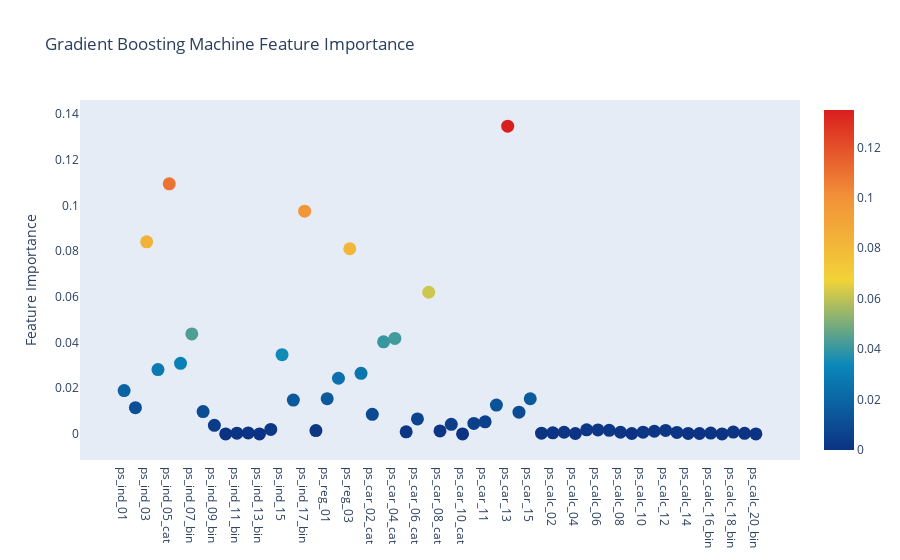

Notebook code for this chart:
### Code cell
trace = go.Scatter(
    y = gb.feature_importances_,
    x = features,
    mode = 'markers',
    marker = dict(
        sizemode = 'diameter',
        sizeref = 1,
        size = 13,
        color = gb.feature_importances_,
        colorscale = 'Portland',
        showscale = True
    ),
    text = features
)
data4 = [trace]

layout = go.Layout(
    autosize = True,
    title = 'Gradient Boosting Machine Feature Importance',
    hovermode = 'closest',
    xaxis = dict(
        ticklen = 5,
        showgrid = False,
        zeroline = False,
        showline = False
    ),
    yaxis = dict(
        title = 'Feature Importance',
        showgrid = False, 
        zeroline = False,
        ticklen = 5,
        gridwidth = 2
    ),
    showlegend = False
)
fig = go.Figure(data = data4, layout = layout)
py.iplot(fig, filename = 'scatter2010')

### Figure 1 — Plotly figure (JSON) as saved in the notebook; plotly's stock layout.template omitted (floating-point values rounded to 4 significant figures)
{"data": [{"marker": {"color": [0.01894, 0.01149, 0.08412, 0.02818, 0.1095, 0.0309, 0.04378, 0.009773, 0.003726, 0, 0.0003235, 0.0004158, 0, 0.001965, 0.03467, 0.01479, 0.09752, 0.00145, 0.01544, 0.02437, 0.08109, 0.02654, 0.008584, 0.0403, 0.0418, 0.0008965, 0.006565, 0.06202, 0.001271, 0.004174, 0, 0.004577, 0.005278, 0.01261, 0.1348, 0.009484, 0.01537, 0.000286, 0.0004461, 0.0007148, 0.0001654, 0.00176, 0.001749, 0.001539, 0.0007188, 0.0001617, 0.0007279, 0.00115, 0.0015, 0.0006197, 0.0001913, 0.000162, 0.0003524, 0, 0.0007964, 0.0002346, 0], "colorscale": [[0, "rgb(12,51,131)"], [0.25, "rgb(10,136,186)"], [0.5, "rgb(242,211,56)"], [0.75, "rgb(242,143,56)"], [1, "rgb(217,30,30)"]], "showscale": true, "size": 13, "sizemode": "diameter", "sizeref": 1}, "mode": "markers", "text": ["ps_ind_01", "ps_ind_02_cat", "ps_ind_03", "ps_ind_04_cat", "ps_ind_05_cat", "ps_ind_06_bin", "ps_ind_07_bin", "ps_ind_08_bin", "ps_ind_09_bin", "ps_ind_10_bin", "ps_ind_11_bin", "ps_ind_12_bin", "ps_ind_13_bin", "ps_ind_14", "ps_ind_15", "ps_ind_16_bin", "ps_ind_17_bin", "ps_ind_18_bin", "ps_reg_01", "ps_reg_02", "ps_reg_03", "ps_car_01_cat", "ps_car_02_cat", "ps_car_03_cat", "ps_car_04_cat", "ps_car_05_cat", "ps_car_06_cat", "ps_car_07_cat", "ps_car_08_cat", "ps_car_09_cat", "ps_car_10_cat", "ps_car_11_cat", "ps_car_11", "ps_car_12", "ps_car_13", "ps_car_14", "ps_car_15", "ps_calc_01", "ps_calc_02", "ps_calc_03", "ps_calc_04", "ps_calc_05", "ps_calc_06", "ps_calc_07", "ps_calc_08", "ps_calc_09", "ps_calc_10", "ps_calc_11", "ps_calc_12", "ps_calc_13", "ps_calc_14", "ps_calc_15_bin", "ps_calc_16_bin", "ps_calc_17_bin", "ps_calc_18_bin", "ps_calc_19_bin", "ps_calc_20_bin"], "type": "scatter", "x": ["ps_ind_01", "ps_ind_02_cat", "ps_ind_03", "ps_ind_04_cat", "ps_ind_05_cat", "ps_ind_06_bin", "ps_ind_07_bin", "ps_ind_08_bin", "ps_ind_09_bin", "ps_ind_10_bin", "ps_ind_11_bin", "ps_ind_12_bin", "ps_ind_13_bin", "ps_ind_14", "ps_ind_15", "ps_ind_16_bin", "ps_ind_17_bin", "ps_ind_18_bin", "ps_reg_01", "ps_reg_02", "ps_reg_03", "ps_car_01_cat", "ps_car_02_cat", "ps_car_03_cat", "ps_car_04_cat", "ps_car_05_cat", "ps_car_06_cat", "ps_car_07_cat", "ps_car_08_cat", "ps_car_09_cat", "ps_car_10_cat", "ps_car_11_cat", "ps_car_11", "ps_car_12", "ps_car_13", "ps_car_14", "ps_car_15", "ps_calc_01", "ps_calc_02", "ps_calc_03", "ps_calc_04", "ps_calc_05", "ps_calc_06", "ps_calc_07", "ps_calc_08", "ps_calc_09", "ps_calc_10", "ps_calc_11", "ps_calc_12", "ps_calc_13", "ps_calc_14", "ps_calc_15_bin", "ps_calc_16_bin", "ps_calc_17_bin", "ps_calc_18_bin", "ps_calc_19_bin", "ps_calc_20_bin"], "y": [0.01894, 0.01149, 0.08412, 0.02818, 0.1095, 0.0309, 0.04378, 0.009773, 0.003726, 0, 0.0003235, 0.0004158, 0, 0.001965, 0.03467, 0.01479, 0.09752, 0.00145, 0.01544, 0.02437, 0.08109, 0.02654, 0.008584, 0.0403, 0.0418, 0.0008965, 0.006565, 0.06202, 0.001271, 0.004174, 0, 0.004577, 0.005278, 0.01261, 0.1348, 0.009484, 0.01537, 0.000286, 0.0004461, 0.0007148, 0.0001654, 0.00176, 0.001749, 0.001539, 0.0007188, 0.0001617, 0.0007279, 0.00115, 0.0015, 0.0006197, 0.0001913, 0.000162, 0.0003524, 0, 0.0007964, 0.0002346, 0]}], "layout": {"autosize": true, "hovermode": "closest", "showlegend": false, "title": {"text": "Gradient Boosting Machine Feature Importance"}, "xaxis": {"showgrid": false, "showline": false, "ticklen": 5, "zeroline": false}, "yaxis": {"gridwidth": 2, "showgrid": false, "ticklen": 5, "title": {"text": "Feature Importance"}, "zeroline": false}}}
